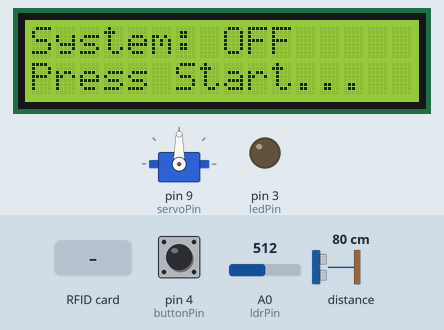
A sketch run on a simulated Arduino Uno, built with avr-gcc and run on an emulated ATmega328P. Shown: servo, 16×2 character LCD, output pins drawn as LEDs (lit = HIGH). The inputs (shaded band) are chosen by the test bench; at power-on: pin 4 (buttonPin) LOW, A0 (ldrPin) = 512, distance to the obstacle 80 cm. Pins used as bus, display or sensor lines are not drawn; what the sketch prints to the serial monitor is not drawn.

Above: at 1.3 s.
1.4 s: pin 4 (buttonPin) pulled HIGH for 0.15 s
At 2.2 s:
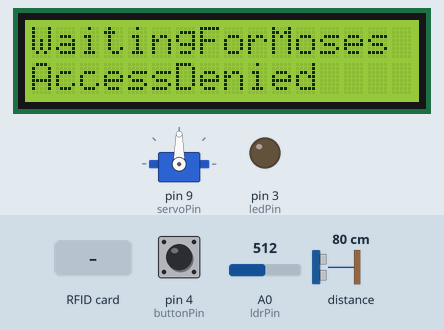
3.2 s: RFID card 5E 7A 19 C4 held to the reader
At 5.3 s:
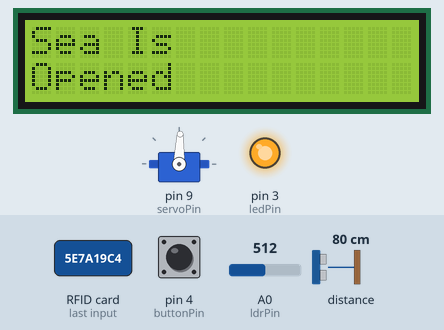
6.0 s: pin 4 (buttonPin) pulled HIGH for 1 s
At 8.3 s:
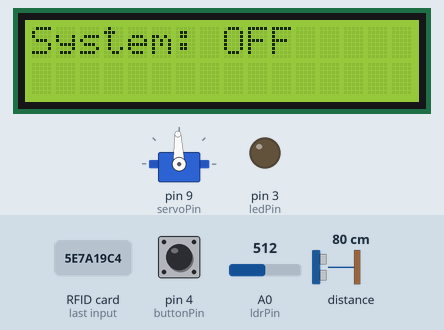
9.1 s: pin 4 (buttonPin) pulled HIGH for 3.2 s
At 10.5 s:
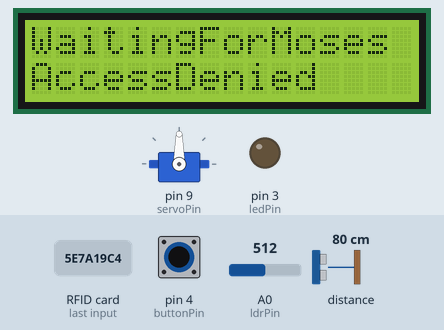
Timing chart, 0 to 12.1 s (numbered marks = the images above; inputs shaded):
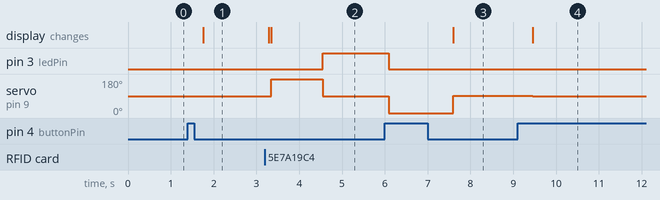

The sketch:

Group10.ino
```cpp
#include <Wire.h>
#include <LiquidCrystal_I2C.h>
#include <VL53L1X.h>
#include <Servo.h>
#include <SPI.h>
#include <MFRC522.h>

// Pin definitions for system components
const int ledPin = 3;       // LED
const int buttonPin = 4;    // Push Button - Start
const int servoPin = 9;     // Servo Motor
const int ldrPin = A0;      // Day/Light

// RFID module pin configuration
#define SS_PIN 10
#define RST_PIN 5
MFRC522 rfid(SS_PIN, RST_PIN);

// Component object initializations
LiquidCrystal_I2C lcd(0x27, 16, 2);
VL53L1X laser;
Servo myServo;

// --- Light threshold setting ---
// Night (covered) = high values, Day (light) = low values
const int LIGHT_THRESHOLD = 300;

// System state variables for flow management
bool systemRunning = false;
bool mosesIdentified = false;
int lastButtonState = LOW;

// Physical state tracking for the sea barrier
enum SeaState { SEA_CLOSED, SEA_OPENED };
SeaState currentSeaState = SEA_CLOSED;

// Distance threshold for detection (in cm)
const float X_LIMIT = 30.0;

// Precise timing values to ensure full 90-degree motor rotation
const int OPEN_ROTATION_TIME = 1200;
const int CLOSE_ROTATION_TIME = 1500;

void setup() {
  Serial.begin(9600);
  Wire.begin();
  Wire.setClock(400000);
  SPI.begin();
  rfid.PCD_Init(); // Initialize the RFID reader component

  pinMode(ledPin, OUTPUT);
  pinMode(buttonPin, INPUT);
  pinMode(ldrPin, INPUT);

  digitalWrite(ledPin, LOW); // Turn the indicator LED off at startup

  myServo.attach(servoPin);
  myServo.write(90); // (sea starts closed)

  lcd.init();
  lcd.backlight(); // Turn on the LCD screen backlight

 // Display initial message when the system is off
  lcd.setCursor(0, 0);
  lcd.print("System: OFF     ");
  lcd.setCursor(0, 1);
  lcd.print("Press Start...  ");

 // Initialize the laser distance sensor
  laser.setTimeout(500);
  if (!laser.init()) {
    Serial.println("Laser Error!");
    while (1);
  }
  laser.setDistanceMode(VL53L1X::Long);
  laser.setMeasurementTimingBudget(50000);
  laser.startContinuous(50);

  Serial.println("--- System Fully Operational ---");
}

void loop() {
  // 1. Read the Start button state with state-change detection
  int currentButtonState = digitalRead(buttonPin);
  if (currentButtonState == HIGH && lastButtonState == LOW) {
    systemRunning = !systemRunning; // system running state on/off

    if (!systemRunning) {
      // Reset variables and turn off LED when system stops
      mosesIdentified = false;
      digitalWrite(ledPin, LOW);

      // Safety: Automatically close the sea barrier if it was left open
      if (currentSeaState == SEA_OPENED) {
        myServo.write(0);
        delay(CLOSE_ROTATION_TIME);
        myServo.write(92);  // Stop the continuous servo motor
        currentSeaState = SEA_CLOSED;
      }
      // Update screen to show system is off
      lcd.clear();
      lcd.setCursor(0, 0);
      lcd.print("System: OFF");
    }
    delay(300);
  }
  lastButtonState = currentButtonState;
// If the system is toggled off, exit the loop here and do nothing else
  if (!systemRunning) return;

 // 2. Read the physical RFID reader (Identify Moses)
  if (!mosesIdentified && rfid.PICC_IsNewCardPresent() && rfid.PICC_ReadCardSerial()) {
    mosesIdentified = true;
    Serial.println("Real RFID: Moses Identified!");
    rfid.PICC_HaltA(); // Stop reading the current RFID card
    lcd.clear();
  }

  // 3. System Flow Management
  if (!mosesIdentified) {
    // Step A: Moses is not identified yet (Access Denied)
    myServo.write(90);
    digitalWrite(ledPin, LOW);

    lcd.setCursor(0, 0);
    lcd.print("WaitingForMoses");
    lcd.setCursor(0, 1);
    lcd.print("AccessDenied    ");
  }
  else {
    // Moses is identified! Read sensor data
    int lightValue = analogRead(ldrPin); // Read light sensor value
    int distanceMM = laser.read();       // Read distance from laser sensor in mm
    float distanceCM = distanceMM / 10.0; // Convert distance to cm

    // Print values to the Serial Monitor for control and debugging    Serial.print("LDR Value: ");
    Serial.println(lightValue);

      // --- Laser safety override (If Egyptians approach - close immediately!) ---
    if (distanceCM < X_LIMIT) {
      lcd.setCursor(0, 0);
      lcd.print("Egyptians Near  ");
      lcd.setCursor(0, 1);
      lcd.print("Sea Closing...  ");

      // Close the sea barrier if it was currently open
      if (currentSeaState == SEA_OPENED) {
        myServo.write(0);
        delay(CLOSE_ROTATION_TIME);
        myServo.write(92);
        currentSeaState = SEA_CLOSED;
      }

      digitalWrite(ledPin, LOW); // Turn off the indicator LED since the sea is closed

      // System lockout: Reset Moses status so a card swipe is required again
      mosesIdentified = false;
      delay(1000);
    }
    else {
      // Egyptians are far away. Check light levels to see if opening is allowed (only at night!)

      if (lightValue >= LIGHT_THRESHOLD) {
        // [DARK / NIGHT] -> Conditions met! The Red Sea parts
        lcd.setCursor(0, 0);
        lcd.print("Sea Is          ");
        lcd.setCursor(0, 1);
        lcd.print("Opened          ");

        // Open the sea barrier if it is currently closed
        if (currentSeaState == SEA_CLOSED) {
          myServo.write(180);
          delay(OPEN_ROTATION_TIME);
          myServo.write(88);
          currentSeaState = SEA_OPENED;
        }

        digitalWrite(ledPin, HIGH);  // Turn on the indicator LED while the sea is open
      }
      else {
        // [LIGHT / DAY] -> Moses is identified, but the sea cannot open during daylight!
        lcd.setCursor(0, 0);
        lcd.print("Moses Identified");
        lcd.setCursor(0, 1);
        lcd.print("WaitingForNight");

        // Safety: If it suddenly becomes day while the sea is open, close it safely
        if (currentSeaState == SEA_OPENED) {
          myServo.write(0);
          delay(CLOSE_ROTATION_TIME);
          myServo.write(92);
          currentSeaState = SEA_CLOSED;
        }

        digitalWrite(ledPin, LOW); // Turn off the indicator LED since the sea is closed
      }
    }
  }
  delay(50);
}
```

Measured:
- after the input at 1.4 s, the display: changes after 0.36 s (image 1)
- after the input at 3.2 s, pin 3 (ledPin): LOW → HIGH after 1.3 s; servo on pin 9 (servoPin): 90° → 180° after 0.15 s, → 88° 1.2 s later; the display: first changes after 0.08 s (image 2 shows a later state)
- after the input at 6.0 s, pin 3 (ledPin): HIGH → LOW after 0.09 s; servo on pin 9 (servoPin): 88° → 0° after 0.09 s, → 92° 1.5 s later; the display: changes after 1.6 s (image 3)
- after the input at 9.1 s, servo on pin 9 (servoPin): 92° → 90° after 0.36 s; the display: changes after 0.36 s (image 4)
